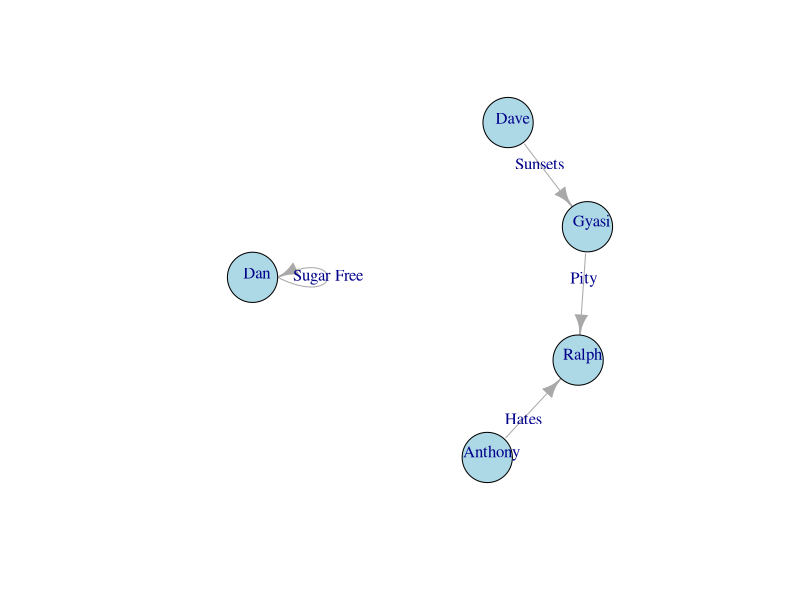

Write the R code that produced this figure.
library(igraph)

J2 <- graph(c("Anthony","Ralph", "Dave","Gyasi", "Gyasi","Ralph", "Dan","Dan"))
plot(J2, 
vertex.size = 30, 
edge.label = c("Hates", "Sunsets", "Pity", "Sugar Free"), 
vertex.label.dist=.5,
vertex.color = 'lightblue',
edge.label.dist= 10)
